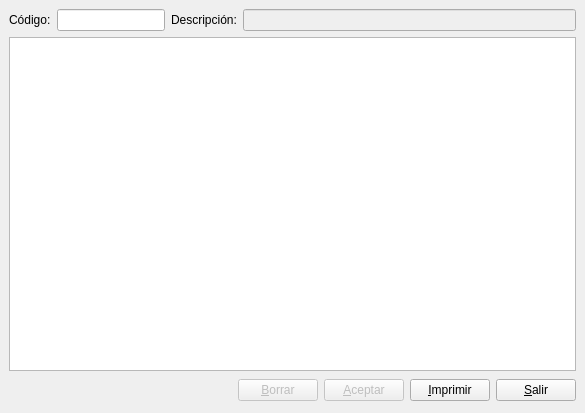
<?xml version="1.0" encoding="UTF-8"?>
<ui version="4.0">
 <author>José Manuel Díez Botella</author>
 <class>ci</class>
 <widget class="QDialog" name="ci">
  <property name="geometry">
   <rect>
    <x>0</x>
    <y>0</y>
    <width>585</width>
    <height>413</height>
   </rect>
  </property>
  <property name="windowTitle">
   <string>Códigos de imputación</string>
  </property>
  <layout class="QVBoxLayout">
   <property name="spacing">
    <number>6</number>
   </property>
   <property name="leftMargin">
    <number>9</number>
   </property>
   <property name="topMargin">
    <number>9</number>
   </property>
   <property name="rightMargin">
    <number>9</number>
   </property>
   <property name="bottomMargin">
    <number>9</number>
   </property>
   <item>
    <layout class="QHBoxLayout">
     <property name="spacing">
      <number>6</number>
     </property>
     <property name="leftMargin">
      <number>0</number>
     </property>
     <property name="topMargin">
      <number>0</number>
     </property>
     <property name="rightMargin">
      <number>0</number>
     </property>
     <property name="bottomMargin">
      <number>0</number>
     </property>
     <item>
      <widget class="QLabel" name="label">
       <property name="text">
        <string>Código:</string>
       </property>
      </widget>
     </item>
     <item>
      <widget class="QLineEdit" name="codigolineEdit">
       <property name="sizePolicy">
        <sizepolicy hsizetype="Fixed" vsizetype="Fixed">
         <horstretch>0</horstretch>
         <verstretch>0</verstretch>
        </sizepolicy>
       </property>
       <property name="maxLength">
        <number>40</number>
       </property>
      </widget>
     </item>
     <item>
      <widget class="QLabel" name="label_2">
       <property name="text">
        <string>Descripción:</string>
       </property>
      </widget>
     </item>
     <item>
      <widget class="QLineEdit" name="descripcionlineEdit">
       <property name="enabled">
        <bool>false</bool>
       </property>
       <property name="maxLength">
        <number>80</number>
       </property>
      </widget>
     </item>
    </layout>
   </item>
   <item>
    <widget class="QTableView" name="tableView"/>
   </item>
   <item>
    <layout class="QHBoxLayout">
     <property name="spacing">
      <number>6</number>
     </property>
     <property name="leftMargin">
      <number>0</number>
     </property>
     <property name="topMargin">
      <number>0</number>
     </property>
     <property name="rightMargin">
      <number>0</number>
     </property>
     <property name="bottomMargin">
      <number>0</number>
     </property>
     <item>
      <spacer>
       <property name="orientation">
        <enum>Qt::Horizontal</enum>
       </property>
       <property name="sizeHint" stdset="0">
        <size>
         <width>211</width>
         <height>27</height>
        </size>
       </property>
      </spacer>
     </item>
     <item>
      <widget class="QPushButton" name="borrarpushButton">
       <property name="enabled">
        <bool>false</bool>
       </property>
       <property name="text">
        <string>&amp;Borrar</string>
       </property>
       <property name="icon">
        <iconset resource="keme.qrc">
         <normaloff>:/iconos/graf/borrar.png</normaloff>:/iconos/graf/borrar.png</iconset>
       </property>
       <property name="autoDefault">
        <bool>false</bool>
       </property>
      </widget>
     </item>
     <item>
      <widget class="QPushButton" name="aceptarpushButton">
       <property name="enabled">
        <bool>false</bool>
       </property>
       <property name="text">
        <string>&amp;Aceptar</string>
       </property>
       <property name="icon">
        <iconset resource="keme.qrc">
         <normaloff>:/iconos/graf/check2.png</normaloff>:/iconos/graf/check2.png</iconset>
       </property>
      </widget>
     </item>
     <item>
      <widget class="QPushButton" name="imprimirpushButton">
       <property name="text">
        <string>&amp;Imprimir</string>
       </property>
       <property name="icon">
        <iconset resource="keme.qrc">
         <normaloff>:/iconos/graf/Print-icon.png</normaloff>:/iconos/graf/Print-icon.png</iconset>
       </property>
      </widget>
     </item>
     <item>
      <widget class="QPushButton" name="cancelarpushButton">
       <property name="text">
        <string>&amp;Salir</string>
       </property>
       <property name="icon">
        <iconset resource="keme.qrc">
         <normaloff>:/iconos/graf/application-exit.png</normaloff>:/iconos/graf/application-exit.png</iconset>
       </property>
       <property name="autoDefault">
        <bool>false</bool>
       </property>
      </widget>
     </item>
    </layout>
   </item>
  </layout>
 </widget>
 <tabstops>
  <tabstop>codigolineEdit</tabstop>
  <tabstop>descripcionlineEdit</tabstop>
  <tabstop>tableView</tabstop>
  <tabstop>borrarpushButton</tabstop>
  <tabstop>aceptarpushButton</tabstop>
  <tabstop>imprimirpushButton</tabstop>
  <tabstop>cancelarpushButton</tabstop>
 </tabstops>
 <resources>
  <include location="keme.qrc"/>
 </resources>
 <connections>
  <connection>
   <sender>cancelarpushButton</sender>
   <signal>clicked()</signal>
   <receiver>ci</receiver>
   <slot>reject()</slot>
   <hints>
    <hint type="sourcelabel">
     <x>574</x>
     <y>400</y>
    </hint>
    <hint type="destinationlabel">
     <x>515</x>
     <y>389</y>
    </hint>
   </hints>
  </connection>
 </connections>
</ui>
